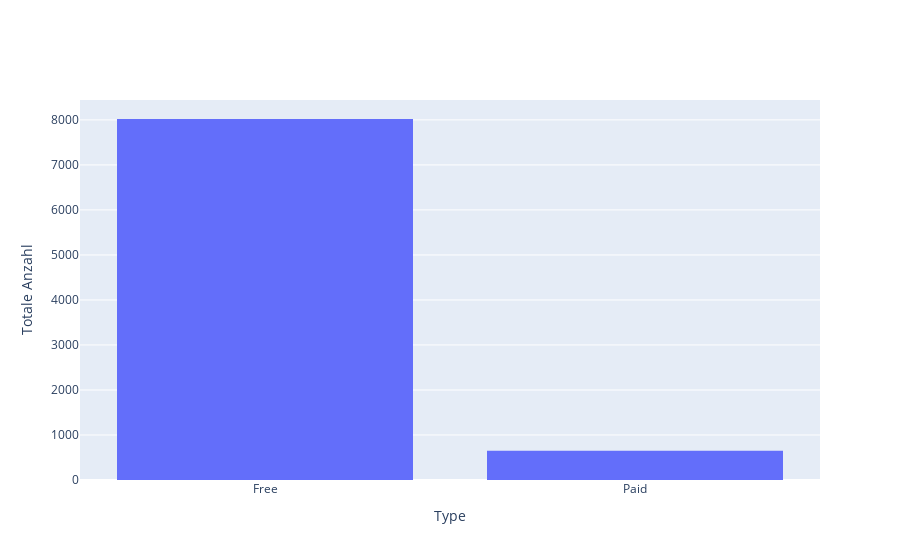

The cell this chart's notebook holds for it:
### Markdown cell above
# Type Variable

### Code cell
data = [
    go.Histogram( x = X_train['Type'])
    ]

fig = go.Figure(data)
fig.update_xaxes(title_text='Type')
fig.update_yaxes(title_text='Totale Anzahl')
fig.show()

### Figure 1 — Plotly figure (JSON) as saved in the notebook; plotly's stock layout.template omitted (floating-point values rounded to 4 significant figures; data arrays with more than 128 entries replaced by an {"elided": "..."} marker saying what was removed)
{"data": [{"x": {"elided": "8672 str values"}, "type": "histogram"}], "layout": {"xaxis": {"title": {"text": "Type"}}, "yaxis": {"title": {"text": "Totale Anzahl"}}}}
